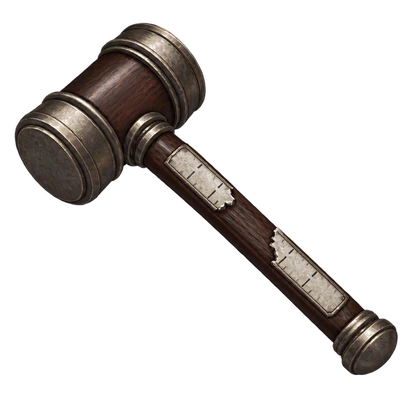
#> input picture r96/runtime-text/assets/r106/drive/hammer-2.webp, 420 x 420 px, found by its file name
$ python -i r106-drive-assets.py   (imports and definitions only)
#> lines starting #> are read from the running program, lines starting #| are printed output that depends on the picture
#> `im = Image.open(src / hp).convert('RGBA'); a = im.crop((0, 0, 887, 887..`: b: PIL image 887x887 RGBA; every value is 0
#!/usr/bin/env python3
"""R106: Drive 2026-10-27 reverse bundles (R05/R06/R07/R08/R13/R14) -> game webp copies.
Originals stay untouched in the Drive ZIPs; this only trims transparent margins and scales down.
Usage: python3 -I scripts/r106-drive-assets.py <unzipped-root> r96/runtime-text/assets/r106/drive
"""
import sys, json, hashlib
from pathlib import Path
from PIL import Image
# [1 line not run here, left out]
sha = lambda p: hashlib.sha256(Path(p).read_bytes()).hexdigest()
rows = []
def save(im, name, maxh, source, use):
    im = im.copy()
    if im.height > maxh: im = im.resize((round(im.width * maxh / im.height), maxh), Image.LANCZOS)
    p = out / name; im.save(p, 'WEBP', quality=90, method=6, exact=False)
    rows.append({'file': 'assets/r106/drive/' + name, 'w': im.width, 'h': im.height, 'bytes': p.stat().st_size, 'sha256': sha(p), 'source': source, 'sourceSha256': sha(src / source), 'use': use})
def trimmed(path, box=None):
    im = Image.open(src / path).convert('RGBA')
#> im is the input picture: PIL image 420x420 RGBA; mean R, G, B, A 17.6, 14.7, 12.9, 49.7
    if box: im = im.crop(box)
    bb = im.getchannel('A').point(lambda a: 255 if a > 8 else 0).getbbox(); return im.crop(bb)
#> after `bb = im.getchannel('A').point(lambda a: 255 if a > 8 else 0).getbbox()`: bb = (14, 22, 398, 376)
#> after `return im.crop(bb)`:
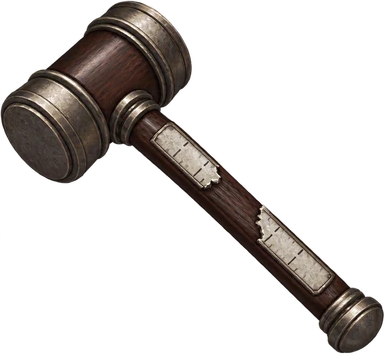
#> returned value: PIL image 384x354 RGBA; mean R, G, B, A 22.7, 18.9, 16.7, 64.5; transparent parts drawn white
# R05: two key states in fixed 887px cells; state 2 drawn 34px right as the bundle proposes, union box keeps registration
hp = 'R05-judgment-hammer/judgment-hammer/reverse-r05-judgment-hammer-two-key-states.png'
# [1 line that did not run here, left out]
# [1 line that did not run here, left out]
# [11 lines not run here, left out]

>>> result = trimmed('../r96/runtime-text/assets/r106/drive/hammer-2.webp')
